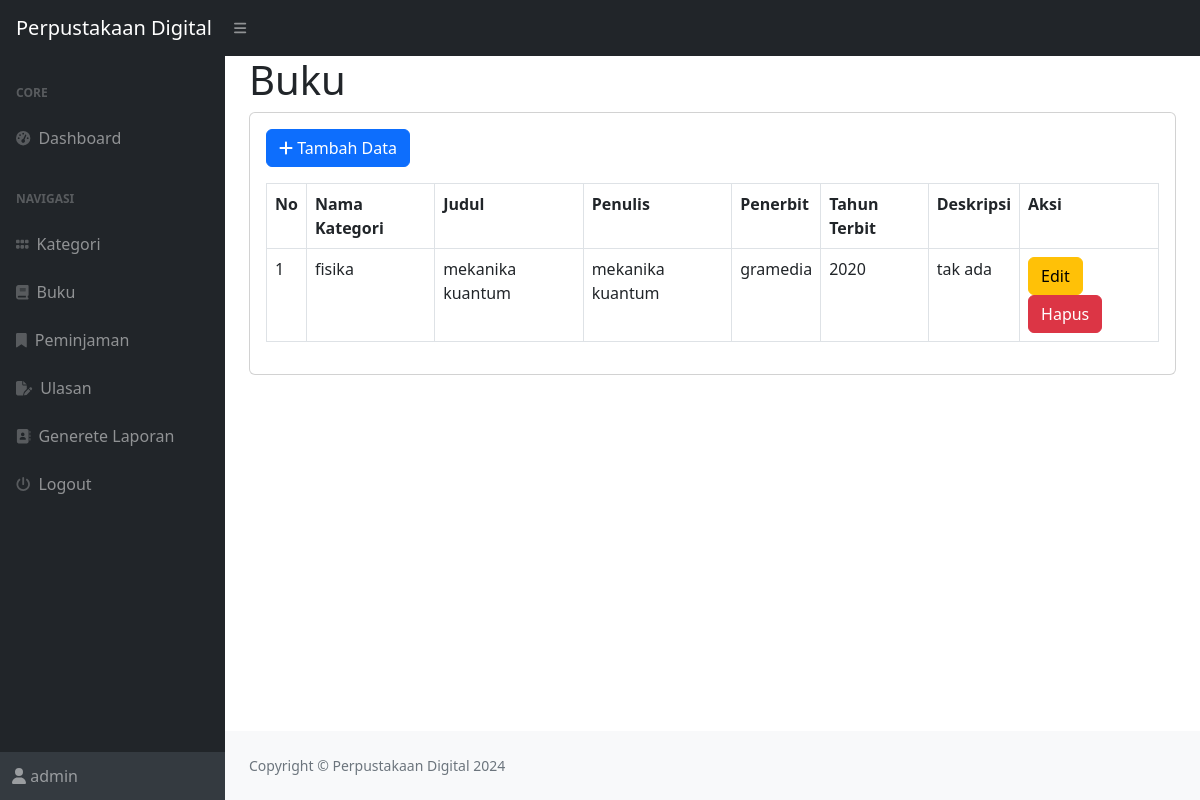
/index.php?page=buku (signed in), run on the app's committed database.
### tables this page shows
CREATE TABLE `buku` (
  `id_buku` int(11) NOT NULL,
  `id_kategori` int(11) DEFAULT NULL,
  `judul` varchar(255) DEFAULT NULL,
  `penulis` varchar(255) DEFAULT NULL,
  `penerbit` varchar(255) DEFAULT NULL,
  `tahun_terbit` int(11) DEFAULT NULL,
  `deskripsi` text DEFAULT NULL
);

CREATE TABLE `kategori` (
  `id_kategori` int(11) NOT NULL,
  `kategori` varchar(255) DEFAULT NULL
);

### buku.php (the view)
<h1 class="mt=4">Buku</h1>
<div class="card">
    <div class="card-body">
        <div class="row">
            <div class="col-mb-12">
                <a href="?page=buku_tambah" class="btn btn-primary mb-3"><i class="fa fa-plus"></i> Tambah Data</a>
                <table class="table table-bordered" id="dataTable" width="100%" cellspacing="0">
                    <tr>
                        <th>No</th>
                        <th>Nama Kategori</th>
                        <th>Judul</th>
                        <th>Penulis</th>
                        <th>Penerbit</th>
                        <th>Tahun Terbit</th>
                        <th>Deskripsi</th>
                        <th>Aksi</th>
                    </tr>
                    <?php
                    $i = 1;
                    $query = mysqli_query($koneksi, "SELECT*FROM buku LEFT JOIN kategori on buku.id_kategori = kategori.id_kategori");
                    while ($data = mysqli_fetch_array($query)) {
                    ?>
                        <tr>
                            <td><?php echo $i++; ?></td>
                            <td><?php echo $data['kategori']; ?></td>
                            <td><?php echo $data['judul']; ?></td>
                            <td><?php echo $data['penulis']; ?></td>
                            <td><?php echo $data['penerbit']; ?></td>
                            <td><?php echo $data['tahun_terbit']; ?></td>
                            <td><?php echo $data['deskripsi']; ?></td>
                            <td>
                                <a href="?page=buku_ubah&&id=<?php echo $data['id_buku']; ?>" class="btn btn-warning">Edit</a>
                                <a onclick="return confirm('Anda yakin ingin menghapus data ini?');" href="?page=buku_hapus&&id=<?php echo $data['id_buku']; ?>" class="btn btn-danger">Hapus</a>
                            </td>
                        </tr>
                    <?php
                    }
                    ?>
                </table>
            </div>
        </div>
    </div>
</div>

### data on the page
buku: id_kategori.kategori "fisika", judul "mekanika kuantum", penulis "mekanika kuantum", penerbit "gramedia", tahun_terbit "2020", deskripsi "tak ada"

### other printed values
$_SESSION['user']['nama'] "admin"
